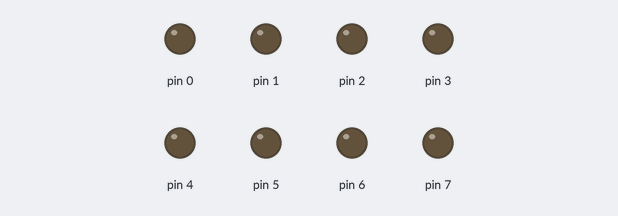
Recording of a sketch running on a simulated Arduino Uno, built with avr-gcc and run on an emulated ATmega328P. Parts: output pins drawn as LEDs (lit = HIGH).

Above: at 0.2 s.
At 1.2 s:
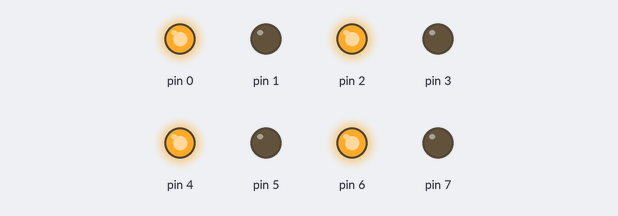
At 1.7 s:
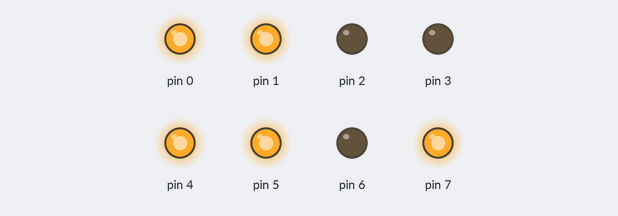
At 2.2 s:
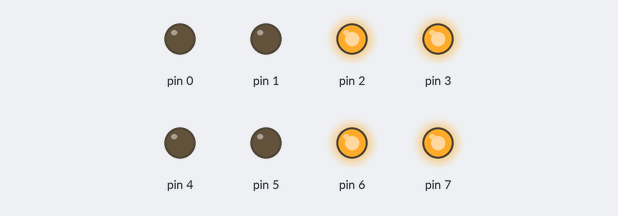
At 3.2 s:
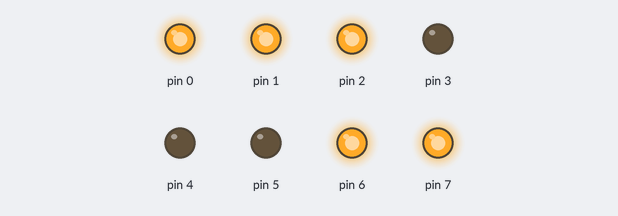
At 4.7 s:
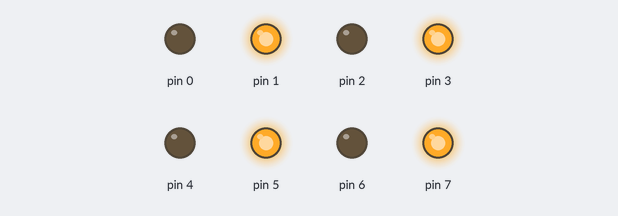
Timing chart, 0 to 5.2 s (numbered marks = the images above):
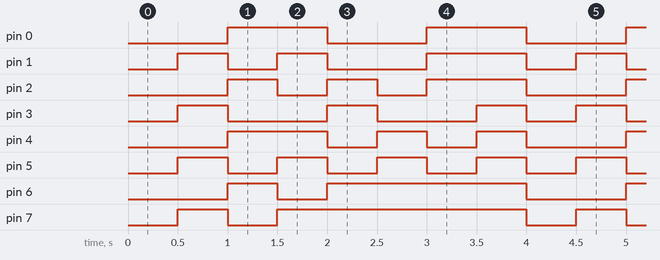

The sketch:

8led_pattern_new.ino
```cpp
#include<SoftwareSerial.h>

unsigned char arr[8][8] = {
  {0,0,0,0,0,0,0,0},
  {0,1,0,1,0,1,0,1},
  {1,0,1,0,1,0,1,0},
  {1,1,0,0,1,1,0,1},
  {0,0,1,1,0,0,1,1},
  {0,0,0,0,1,1,1,1},
  {1,1,1,0,0,0,1,1},
  {1,1,1,1,1,1,1,1}
};
int i = 0 , j = 0;
void setup()
{
  for(i = 0 ; i < 8 ; i++)
  {
    pinMode(i,OUTPUT);
  }
}
void loop()
{
  for(i = 0 ; i < 8 ; i++)
  {
    for(j = 0 ; j < 8 ; j++)
    {
      digitalWrite(j,arr[i][j]);
    }
   delay(500);
  }
}
```

Measured:
- by itself, pin 0: alternates HIGH for 1.0 s and LOW for 1.0 s
- by itself, pin 1: repeats every 4.0 s: LOW 0.50 s, HIGH 0.50 s, LOW 1.0 s, HIGH 1.0 s, LOW 0.50 s, HIGH 0.50 s
- by itself, pin 2: repeats every 4.0 s: LOW 0.50 s, HIGH 0.50 s, LOW 0.50 s, HIGH 1.0 s, LOW 1.0 s, HIGH 0.50 s
- by itself, pin 3: repeats every 4.0 s: 2 × (LOW 1.0 s, HIGH 0.50 s), LOW 0.50 s, HIGH 0.50 s
- by itself, pin 4: repeats every 4.0 s: 2 × (LOW 0.50 s, HIGH 0.50 s), LOW 1.0 s, HIGH 1.0 s
- by itself, pin 5: alternates HIGH for 0.50 s and LOW for 0.50 s
- by itself, pin 6: repeats every 4.0 s: LOW 0.50 s, HIGH 2.0 s, LOW 1.0 s, HIGH 0.50 s
- by itself, pin 7: repeats every 4.0 s: LOW 0.50 s, HIGH 2.5 s, LOW 0.50 s, HIGH 0.50 s
